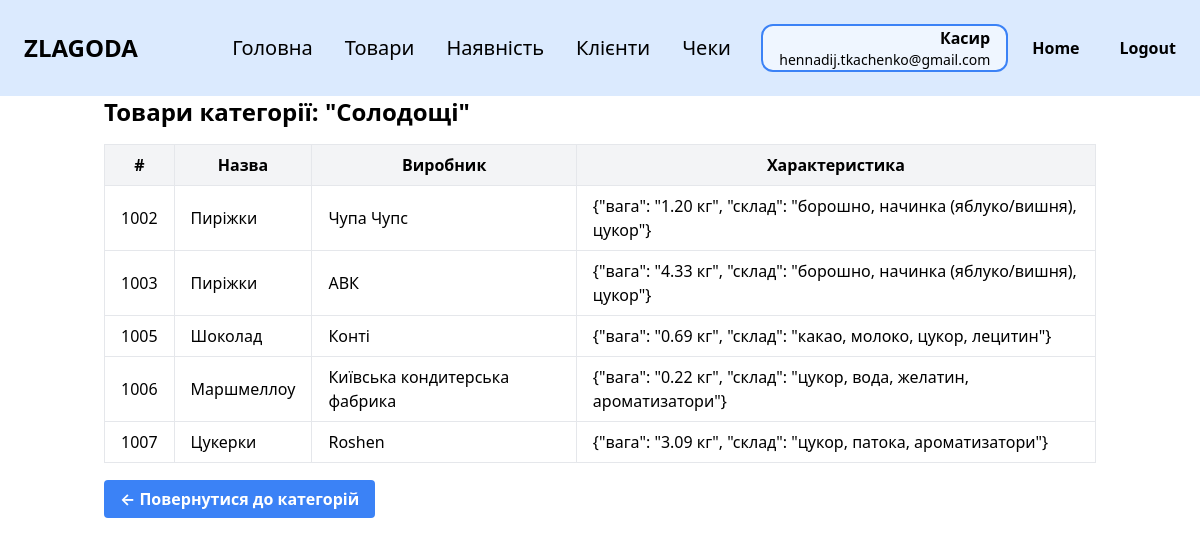
The app's page /categories/3 (signed in) with its own data.
### tables this page shows
CREATE TABLE employee (
                id INTEGER PRIMARY KEY,
                last_name TEXT NOT NULL,
                first_name TEXT NOT NULL,
                middle_name TEXT,
                position TEXT NOT NULL,
                salary REAL NOT NULL,
                start_date DATE NOT NULL,
                birth_date DATE NOT NULL,
                phone TEXT NOT NULL,
                city TEXT NOT NULL,
                street TEXT NOT NULL,
                postal_code TEXT NOT NULL,
                password TEXT NOT NULL,
                email TEXT NOT NULL UNIQUE
            );

CREATE TABLE category (
                category_number INTEGER PRIMARY KEY,
                name TEXT NOT NULL
            );

CREATE TABLE product (
                id INTEGER PRIMARY KEY,
                name TEXT NOT NULL,
                manufacturer TEXT NOT NULL,
                specifications TEXT,
                category_number INTEGER NOT NULL,
                FOREIGN KEY (category_number) REFERENCES category (category_number)
            );

### zlg_website/views/category.py (the view)
@views.route('/categories/<int:category_id>')
@login_required
def view_category(category_id):
   category_result = db.session.execute(text("SELECT * FROM Category WHERE category_number = :id"), {'id': category_id})
   category_row = category_result.fetchone()
   if not category_row:
       flash('Категорія не знайдена', 'danger')
       return redirect(url_for('views.categories'))
   category = dict(category_row._mapping)
   products_result = db.session.execute(text("SELECT * FROM Product WHERE category_number = :id"), {'id': category_id})
   products = [dict(row._mapping) for row in products_result.fetchall()]
   return render_template('products_in_category.html', category=category, products=products, user=current_user)

### zlg_website/__init__.py (called while the page is built)
def create_app():
    app = Flask(__name__)
    app.config['SECRET_KEY'] = 'zlagoda'
    app.config['SQLALCHEMY_DATABASE_URI'] = f'sqlite:///{os.path.join(app.instance_path, DB_NAME)}'
    app.config['SQLALCHEMY_TRACK_MODIFICATIONS'] = False
    db.init_app(app)
    from .views import views
    from .auth import auth
    app.register_blueprint(views, url_prefix='/')
    app.register_blueprint(auth, url_prefix='/')
    from .models import Employee, Category, Product
    with app.app_context():
        if database_is_empty(app):
            create_database(app)
    login_manager = LoginManager()
    login_manager.login_view = 'auth.login'
    login_manager.init_app(app)
    @login_manager.user_loader
    def load_user(id):
        return Employee.get_by_id(id)
    return app

### zlg_website/models.py (called while the page is built)
   @staticmethod
   def get_by_id(id):
       result = db.session.execute(text("SELECT * FROM employee WHERE id = :id"), {"id": id}).fetchone()
       if result:
           return Employee(
               id=result.id,
               last_name=result.last_name,
               first_name=result.first_name,
               middle_name=result.middle_name,
               position=result.position,
               salary=result.salary,
               start_date=result.start_date,
               birth_date=result.birth_date,
               phone=result.phone,
               city=result.city,
               street=result.street,
               postal_code=result.postal_code,
               password=result.password,
               email=result.email
           )
       return None

### zlg_website/templates/products_in_category.html
{% extends "base.html" %}
{% block content %}
<h1 class="text-2xl font-bold mb-4">Товари категорії: "{{ category.name }}"</h1>
<div class="overflow-x-auto">
    <table class="min-w-full border-collapse border border-gray-300">
        <thead>
        <tr class="bg-gray-100">
            <th class="border px-4 py-2">#</th>
            <th class="border px-4 py-2">Назва</th>
            <th class="border px-4 py-2">Виробник</th>
            <th class="border px-4 py-2">Характеристика</th>
        </tr>
        </thead>
        <tbody>
        {% if products %}
            {% for product in products %}
                <tr>
                    <td class="border px-4 py-2">{{ product.id }}</td>
                    <td class="border px-4 py-2">{{ product.name }}</td>
                    <td class="border px-4 py-2">{{ product.manufacturer }}</td>
                    <td class="border px-4 py-2">{{ product.specifications }}</td>
                </tr>
            {% endfor %}
        {% else %}
            <tr>
                <td colspan="4" class="border px-4 py-2 text-center">Немає товарів у цій категорії</td>
            </tr>
        {% endif %}
        </tbody>
    </table>
</div>
<div class="mt-6">
    <a href="{{ url_for('views.categories') }}"
       class="bg-blue-500 hover:bg-blue-600 text-white font-bold py-2 px-4 rounded">
        ← Повернутися до категорій
    </a>
</div>
{% endblock %}

### zlg_website/templates/base.html (shortened to what this page needs)
<!DOCTYPE html>
<html lang="en">
<head>
    <link rel="stylesheet" href="https://cdn.jsdelivr.net/npm/tailwindcss@2.2.19/dist/tailwind.min.css">
</head>
<body class="bg-white text-black">
<nav class="bg-blue-100 p-6">
    <div class="flex items-center justify-between">
        <div class="text-black text-2xl font-black mr-16">ZLAGODA</div>
        {% if user.is_authenticated %}
        <div class="flex gap-8 max-md:gap-5 max-sm:hidden">
            <a href="/" class="text-xl cursor-pointer max-md:text-base">Головна</a>
            {% if user.position == 'Менеджер' %}
            <a href="/employees" class="text-xl cursor-pointer max-md:text-base">Працівники</a>
            <a href="/categories" class="text-xl cursor-pointer max-md:text-base">Категорії</a>
            <a href="/products" class="text-xl cursor-pointer max-md:text-base">Товари</a>
            <a href="/stock" class="text-xl cursor-pointer max-md:text-base">Наявність</a>
            <a href="/clients" class="text-xl cursor-pointer max-md:text-base">Клієнти</a>
            <a href="/receipts" class="text-xl cursor-pointer max-md:text-base">Чеки</a>
            {% elif user.position == 'Касир' %}
            <a href="/products" class="text-xl cursor-pointer max-md:text-base">Товари</a>
            <a href="/stock" class="text-xl cursor-pointer max-md:text-base">Наявність</a>
            <a href="/clients" class="text-xl cursor-pointer max-md:text-base">Клієнти</a>
            <a href="/receipts" class="text-xl cursor-pointer max-md:text-base">Чеки</a>
            {% endif %}
        </div>
        {% endif %}
        {% if user.is_authenticated %}
        <div class="flex items-center gap-6">
            <div class="px-4 border-2 border-blue-500 rounded-xl bg-blue-50 text-right">
                <p class="text-base font-semibold">
                    {% if user.position == 'Касир' %}
                    Касир
                    {% elif user.position == 'Менеджер' %}
                    Менеджер
                    {% else %}
                    {{ user.position }}
                    {% endif %}
                </p>
                <p class="text-sm">{{ user.email }}</p>
            </div>
            <a href="/welcome" class="text-black font-bold mr-4">Home</a>
            <a href="/logout" class="text-black font-bold">Logout</a>
        </div>
        {% else %}
        <a href="/login" class="text-black font-bold">Login</a>
        {% endif %}
    </div>
</nav>
<div class="container mx-auto px-4">
    {% block content %}{% endblock %}
</div>
</body>
</html>

### records on screen
employee: email "hennadij.tkachenko@gmail.com"
category: name "Солодощі"
product: id "1002", name "Пиріжки", manufacturer "Чупа Чупс", specifications "{\"вага\": \"1.20 кг\", \"склад\": \"борошно, начинка (яблуко/вишня), цукор\"}"
product: id "1003", name "Пиріжки", manufacturer "АВК", specifications "{\"вага\": \"4.33 кг\", \"склад\": \"борошно, начинка (яблуко/вишня), цукор\"}"
product: id "1005", name "Шоколад", manufacturer "Конті", specifications "{\"вага\": \"0.69 кг\", \"склад\": \"какао, молоко, цукор, лецитин\"}"
product: id "1006", name "Маршмеллоу", manufacturer "Київська кондитерська фабрика", specifications "{\"вага\": \"0.22 кг\", \"склад\": \"цукор, вода, желатин, ароматизатори\"}"
product: id "1007", name "Цукерки", manufacturer "Roshen", specifications "{\"вага\": \"3.09 кг\", \"склад\": \"цукор, патока, ароматизатори\"}"
